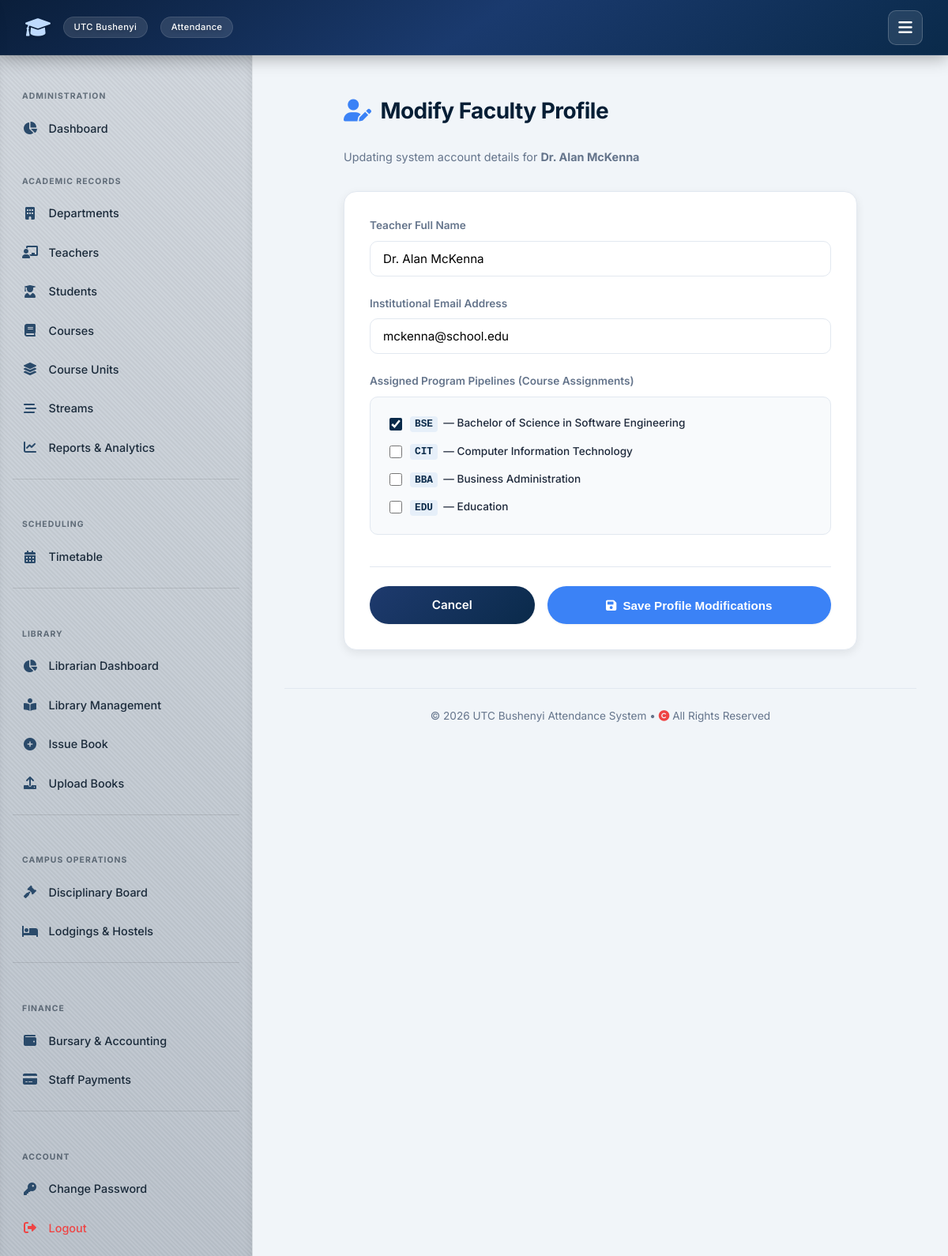
Page /user-admin/manage-teachers/edit/1/ (signed in) on the committed database.
### attendance/models.py (models this page shows, shortened)
class TeacherProfile(models.Model):
    user = models.OneToOneField(User, on_delete=models.CASCADE, related_name='teacher_profile')
    name = models.CharField(max_length=255)
    courses = models.ManyToManyField('Course', blank=True, related_name='teachers')

class User(AbstractUser):
    IS_ADMIN = 'ADMIN'
    IS_TEACHER = 'TEACHER'
    IS_STUDENT = 'STUDENT'
    IS_WARDEN = 'WARDEN'
    IS_LIBRARIAN = 'LIBRARIAN'
    IS_ACCOUNTANT = 'ACCOUNTANT'
    ROLE_CHOICES = [
        (IS_ADMIN, 'Admin'),
        (IS_TEACHER, 'Teacher/Lecturer'),
        (IS_STUDENT, 'Student'),
        (IS_WARDEN, 'Warden'),
        (IS_LIBRARIAN, 'Librarian'),
        (IS_ACCOUNTANT, 'Accountant'),
    ]
    role = models.CharField(max_length=15, choices=ROLE_CHOICES, default=IS_STUDENT)

class Course(models.Model):
    code = models.CharField(max_length=20, primary_key=True)
    name = models.CharField(max_length=255)
    department = models.ForeignKey(Department, on_delete=models.SET_NULL, null=True, blank=True, related_name='courses')

### attendance/views_admin.py (the view, shortened to what this page needs)
# urls.py: path('user-admin/manage-teachers/edit/<int:pk>/', views_admin.edit_teacher, name='edit_teacher'),
@login_required
@transaction.atomic
def edit_teacher(request, pk):
    if request.user.role != User.IS_ADMIN:
        return HttpResponse("Unauthorized", status=403)
    teacher = get_object_or_404(TeacherProfile, pk=pk)
    all_courses = Course.objects.all()
    return render(request, 'attendance/edit_teacher.html', {'teacher': teacher, 'all_courses': all_courses})

### templates/attendance/edit_teacher.html (shortened to what this page needs)
{% extends 'attendance/base.html' %}
{% block content %}
<div class="edit-container">
    <div class="page-header">
        <h2><i class="fas fa-user-edit" style="color: var(--accent);"></i> Modify Faculty Profile</h2>
        <p style="color: var(--text-muted); font-size: 0.9rem; margin-top: 0.25rem;">
            Updating system account details for <strong>{{ teacher.name }}</strong>
        </p>
    </div>
    <div class="card">
        <form method="POST" action="">
            <div class="form-group">
                <label for="name">Teacher Full Name</label>
                <input type="text" id="name" name="name" class="form-control" value="{{ teacher.name }}" required>
            </div>
            <div class="form-group">
                <label for="email">Institutional Email Address</label>
                <input type="email" id="email" name="email" class="form-control" value="{{ teacher.user.email }}" required>
            </div>
            <div class="form-group">
                <label>Assigned Program Pipelines (Course Assignments)</label>
                <div class="courses-selection-card">
                    {% for course in all_courses %}
                    <div class="checkbox-wrapper">
                        <input type="checkbox"
                               id="course_{{ course.code }}"
                               name="courses"
                               value="{{ course.code }}"
                               {% if course in teacher.courses.all %}checked{% endif %}>
                        <label for="course_{{ course.code }}">
                            <code>{{ course.code }}</code> — {{ course.name }}
                        </label>
                    </div>
                    {% empty %}
                    <div style="text-align: center; color: var(--text-muted); padding: 1rem 0; font-size: 0.9rem;">
                        <i class="fas fa-exclamation-triangle" style="margin-right: 0.25rem;"></i> No active system courses available to link.
                    </div>
                    {% endfor %}
                </div>
            </div>
            <div class="form-actions">
                <a href="{% url 'attendance:manage_teachers' %}" class="btn btn-outline" style="flex: 1; text-align: center; justify-content: center;">
                    Cancel
                </a>
                <button type="submit" class="btn" style="flex: 2; justify-content: center; background: var(--accent);">
                    <i class="fas fa-save"></i> Save Profile Modifications
                </button>
            </div>
        </form>
    </div>
</div>
{% endblock %}

### static/style.css (style rules this page uses)
:root { --primary: #0f3b3e; --primary-dark: #0c4e6d ; --primary-light: #e6f4f1; --secondary: #2c6e6b; --accent: #3b82f6; --success: #10b981; --success-light: #d1fae5; --danger: #ef4444; --danger-light: #fee2e2; --warning: #f59e0b; --warning-light: #fef3c7; --info: #3b82f6; --info-light: #dbeafe; --bg-main: #f1f5f9; --surface: #ffffff; --surface-hover: #f8fafc; --text-main: #0f172a; --text-muted: #64748b; --border: #e2e8f0; --shadow-sm: 0 1px 3px rgba(0,0,0,0.06); --shadow: 0 4px 12px rgba(0,0,0,0.08); --shadow-lg: 0 10px 30px rgba(0,0,0,0.12); --radius: 16px; --radius-sm: 10px; --transition: all 0.25s cubic-bezier(0.4, 0, 0.2, 1); --font: 'Inter', -apple-system, BlinkMacSystemFont, 'Segoe UI', Roboto, Helvetica, Arial, sans-serif; --nav-height: 70px; --sidebar-width: 320px; }
* { box-sizing: border-box; margin: 0; padding: 0; }
body { font-family: var(--font); background: var(--bg-main); color: var(--text-main); line-height: 1.6; min-height: 100vh; display: flex; flex-direction: column; }
.card { background: var(--surface); border-radius: var(--radius); padding: 2rem; box-shadow: var(--shadow); border: 1px solid var(--border); transition: var(--transition); }
h2 { font-size: 1.75rem; font-weight: 700; color: var(--primary-dark); margin-bottom: 1.5rem; letter-spacing: -0.02em; display: flex; align-items: center; gap: 0.75rem; }
h2 i { color: var(--secondary); }
.btn { display: inline-flex; align-items: center; justify-content: center; gap: 0.5rem; background: linear-gradient(135deg, var(--secondary), var(--primary)); color: #fff; padding: 0.75rem 1.8rem; border: none; border-radius: 50px; font-weight: 600; font-size: 0.95rem; cursor: pointer; transition: var(--transition); box-shadow: var(--shadow-sm); text-decoration: none; }
.btn-outline { background: transparent; border: 1px solid var(--border); color: var(--text-main); }

### templates/attendance/base.html (style rules this page uses)
:root { --primary: #0a2a4a; --primary-dark: #061e35; --primary-light: #e6eff9; --secondary: #1e3a6e; --accent: #3b82f6; --success: #3b82f6; --success-light: #dbeafe; --danger: #ef4444; --danger-light: #fee2e2; --warning: #f59e0b; --warning-light: #fef3c7; --info: #3b82f6; --info-light: #dbeafe; --bg-main: #f1f5f9; --surface: #ffffff; --surface-hover: #f8fafc; --text-main: #1e293b; --text-muted: #64748b; --border: #e2e8f0; --shadow-sm: 0 1px 3px rgba(0,0,0,0.06); --shadow: 0 4px 12px rgba(0,0,0,0.08); --shadow-lg: 0 10px 30px rgba(0,0,0,0.12); --radius: 16px; --radius-sm: 10px; --transition: all 0.25s cubic-bezier(0.4, 0, 0.2, 1); --font: 'Inter', -apple-system, BlinkMacSystemFont, 'Segoe UI', Roboto, Helvetica, Arial, sans-serif; --nav-height: 70px; --sidebar-width: 320px; }
* { box-sizing: border-box; margin: 0; padding: 0; }
body { font-family: var(--font); background: var(--bg-main); color: var(--text-main); line-height: 1.6; min-height: 100vh; display: flex; flex-direction: column; }
.card { background: var(--surface); border-radius: var(--radius); padding: 2rem; box-shadow: var(--shadow); border: 1px solid var(--border); transition: var(--transition); }
h2 { font-size: 1.75rem; font-weight: 700; color: var(--primary-dark); margin-bottom: 1.5rem; letter-spacing: -0.02em; display: flex; align-items: center; gap: 0.75rem; }
h2 i { color: var(--secondary); }
.btn { display: inline-flex; align-items: center; justify-content: center; gap: 0.5rem; background: linear-gradient(135deg, var(--secondary), var(--primary)); color: #fff; padding: 0.75rem 1.8rem; border: none; border-radius: 50px; font-weight: 600; font-size: 0.95rem; cursor: pointer; transition: var(--transition); box-shadow: var(--shadow-sm); text-decoration: none; }

### rows in the picture
TeacherProfile: name "Dr. Alan McKenna", email "mckenna@school.edu"
Course: code "☑", code "BSE", name "Bachelor of Science in Software Engineering"
Course: code "CIT", name "Computer Information Technology"
Course: code "BBA", name "Business Administration"
Course: code "EDU", name "Education"
